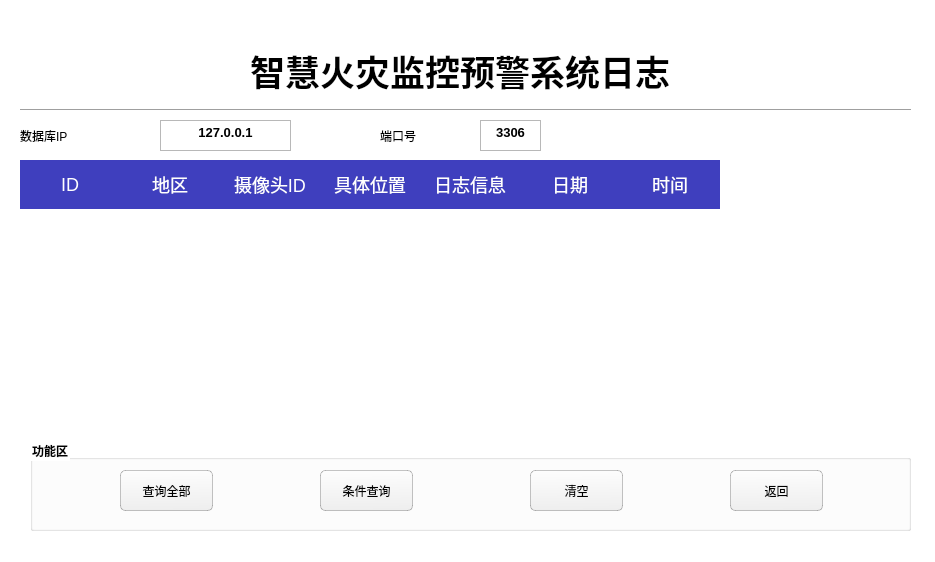
<?xml version="1.0" encoding="UTF-8"?>
<ui version="4.0">
 <class>Form4</class>
 <widget class="QWidget" name="Form4">
  <property name="geometry">
   <rect>
    <x>0</x>
    <y>0</y>
    <width>935</width>
    <height>562</height>
   </rect>
  </property>
  <property name="windowTitle">
   <string>Form</string>
  </property>
  <property name="styleSheet">
   <string notr="true">#Form4{
	background-color: rgb(255, 255, 255);
}</string>
  </property>
  <widget class="QLabel" name="label">
   <property name="geometry">
    <rect>
     <x>250</x>
     <y>50</y>
     <width>451</width>
     <height>41</height>
    </rect>
   </property>
   <property name="styleSheet">
    <string notr="true">#label{
    text-align:right;

	font: 36pt &quot;华文楷体&quot;;
    font-size:35px;
    font-weight:bold;
	color: black;
    }</string>
   </property>
   <property name="text">
    <string>智慧火灾监控预警系统日志</string>
   </property>
  </widget>
  <widget class="Line" name="line">
   <property name="geometry">
    <rect>
     <x>20</x>
     <y>100</y>
     <width>891</width>
     <height>21</height>
    </rect>
   </property>
   <property name="orientation">
    <enum>Qt::Horizontal</enum>
   </property>
  </widget>
  <widget class="QGroupBox" name="groupBox">
   <property name="geometry">
    <rect>
     <x>30</x>
     <y>440</y>
     <width>881</width>
     <height>91</height>
    </rect>
   </property>
   <property name="styleSheet">
    <string notr="true">#groupBox{
    text-align:right;
    
	font: 15pt &quot;华文楷体&quot;;
    
    font-weight:bold;
	color: black;
    }</string>
   </property>
   <property name="title">
    <string>功能区</string>
   </property>
   <widget class="QPushButton" name="sel_all">
    <property name="geometry">
     <rect>
      <x>90</x>
      <y>30</y>
      <width>93</width>
      <height>41</height>
     </rect>
    </property>
    <property name="styleSheet">
     <string notr="true">QPushButton{
	/*灰色背景*/
	background:rgba(220,221,221,1);
	/*渐变白灰背景*/
	background-color: qlineargradient(spread:pad, x1:0, y1:0, x2:0.03, y2:1, stop:0 rgba(253, 253, 253, 255), stop:1 rgba(238, 238, 238, 255));
	border:1px solid rgba(0, 0, 0, 0.23);
	border-radius:5px;
color: black;
font-family:'Microsoft YaHei';
}
/*悬停*/  
QPushButton:hover
{
    background-color:rgb(234,244,252);
	border:1px solid rgb(44,169,225);
}
/*按下*/  
QPushButton:pressed
{
	border:1px solid rgb(44,169,225);
    background-color:rgb(235,246,247);
    /*左内边距为2像素，让按下时字向右移动2像素*/  
    padding-left:2px;
    /*上内边距为2像素，让按下时字向下移动2像素*/  
    padding-top:2px;
}
</string>
    </property>
    <property name="text">
     <string>查询全部</string>
    </property>
   </widget>
   <widget class="QPushButton" name="return_bt">
    <property name="geometry">
     <rect>
      <x>700</x>
      <y>30</y>
      <width>93</width>
      <height>41</height>
     </rect>
    </property>
    <property name="styleSheet">
     <string notr="true">QPushButton{
	/*灰色背景*/
	background:rgba(220,221,221,1);
	/*渐变白灰背景*/
	background-color: qlineargradient(spread:pad, x1:0, y1:0, x2:0.03, y2:1, stop:0 rgba(253, 253, 253, 255), stop:1 rgba(238, 238, 238, 255));
	border:1px solid rgba(0, 0, 0, 0.23);
	border-radius:5px;
color: black;
font-family:'Microsoft YaHei';
}
/*悬停*/  
QPushButton:hover
{
    background-color:rgb(234,244,252);
	border:1px solid rgb(44,169,225);
}
/*按下*/  
QPushButton:pressed
{
	border:1px solid rgb(44,169,225);
    background-color:rgb(235,246,247);
    /*左内边距为2像素，让按下时字向右移动2像素*/  
    padding-left:2px;
    /*上内边距为2像素，让按下时字向下移动2像素*/  
    padding-top:2px;

}
</string>
    </property>
    <property name="text">
     <string>返回</string>
    </property>
   </widget>
   <widget class="QPushButton" name="clear_bt">
    <property name="geometry">
     <rect>
      <x>500</x>
      <y>30</y>
      <width>93</width>
      <height>41</height>
     </rect>
    </property>
    <property name="styleSheet">
     <string notr="true">QPushButton{
	/*灰色背景*/
	background:rgba(220,221,221,1);
	/*渐变白灰背景*/
	background-color: qlineargradient(spread:pad, x1:0, y1:0, x2:0.03, y2:1, stop:0 rgba(253, 253, 253, 255), stop:1 rgba(238, 238, 238, 255));
	border:1px solid rgba(0, 0, 0, 0.23);
	border-radius:5px;
color: black;
font-family:'Microsoft YaHei';
}
/*悬停*/  
QPushButton:hover
{
    background-color:rgb(234,244,252);
	border:1px solid rgb(44,169,225);
}
/*按下*/  
QPushButton:pressed
{
	border:1px solid rgb(44,169,225);
    background-color:rgb(235,246,247);
    /*左内边距为2像素，让按下时字向右移动2像素*/  
    padding-left:2px;
    /*上内边距为2像素，让按下时字向下移动2像素*/  
    padding-top:2px;
}
</string>
    </property>
    <property name="text">
     <string>清空</string>
    </property>
   </widget>
   <widget class="QPushButton" name="condit">
    <property name="geometry">
     <rect>
      <x>290</x>
      <y>30</y>
      <width>93</width>
      <height>41</height>
     </rect>
    </property>
    <property name="styleSheet">
     <string notr="true">QPushButton{
	/*灰色背景*/
	background:rgba(220,221,221,1);
	/*渐变白灰背景*/
	background-color: qlineargradient(spread:pad, x1:0, y1:0, x2:0.03, y2:1, stop:0 rgba(253, 253, 253, 255), stop:1 rgba(238, 238, 238, 255));
	border:1px solid rgba(0, 0, 0, 0.23);
	border-radius:5px;
color: black;
font-family:'Microsoft YaHei';
}
/*悬停*/  
QPushButton:hover
{
    background-color:rgb(234,244,252);
	border:1px solid rgb(44,169,225);
}
/*按下*/  
QPushButton:pressed
{
	border:1px solid rgb(44,169,225);
    background-color:rgb(235,246,247);
    /*左内边距为2像素，让按下时字向右移动2像素*/  
    padding-left:2px;
    /*上内边距为2像素，让按下时字向下移动2像素*/  
    padding-top:2px;
}
</string>
    </property>
    <property name="text">
     <string>条件查询</string>
    </property>
   </widget>
  </widget>
  <widget class="QTableWidget" name="tableWidget">
   <property name="geometry">
    <rect>
     <x>20</x>
     <y>160</y>
     <width>901</width>
     <height>271</height>
    </rect>
   </property>
   <property name="styleSheet">
    <string notr="true">/*表格的一种美化方式*/
QHeaderView
{
    background:transparent;
}

QHeaderView::section
{
    font-size:18px;
    font-family:&quot;Microsoft YaHei&quot;;
    color:#FFFFFF;
    background:rgb(63, 63, 190);
    border:none;
    text-align:left;
    min-height:49px;
    max-height:49px;
    margin-left:0px;
    padding-left:0px;
}

QTableWidget
{
    background:#FFFFFF;
    border:none;

    font-size:20px;
    font-family:&quot;Microsoft YaHei&quot;;
    color:#666666;
}
QTableWidget::item
{
    border-bottom:1px solid #EEF1F7 ;
}

QTableWidget::item::selected
{
    color:black;
    background:#EFF4FF;
}


QScrollBar::handle:vertical
{
    background: rgba(255,255,255,20%);
    border: 0px solid grey;
    border-radius:3px;
    width: 8px;
}

QScrollBar::add-page:vertical, QScrollBar::sub-page:vertical
{
    background:rgba(255,255,255,10%);
}


QScollBar::add-line:vertical, QScrollBar::sub-line:vertical
{
    background:transparent;
}
</string>
   </property>
   <column>
    <property name="text">
     <string>ID</string>
    </property>
   </column>
   <column>
    <property name="text">
     <string>地区</string>
    </property>
   </column>
   <column>
    <property name="text">
     <string>摄像头ID</string>
    </property>
   </column>
   <column>
    <property name="text">
     <string>具体位置</string>
    </property>
   </column>
   <column>
    <property name="text">
     <string>日志信息</string>
    </property>
   </column>
   <column>
    <property name="text">
     <string>日期</string>
    </property>
   </column>
   <column>
    <property name="text">
     <string>时间</string>
    </property>
   </column>
  </widget>
  <widget class="QLabel" name="label_2">
   <property name="geometry">
    <rect>
     <x>20</x>
     <y>120</y>
     <width>121</width>
     <height>31</height>
    </rect>
   </property>
   <property name="styleSheet">
    <string notr="true">#label_2{
	
	font: 16pt &quot;楷体&quot;;
}</string>
   </property>
   <property name="text">
    <string>数据库IP</string>
   </property>
  </widget>
  <widget class="QTextBrowser" name="textBrowser">
   <property name="geometry">
    <rect>
     <x>160</x>
     <y>120</y>
     <width>131</width>
     <height>31</height>
    </rect>
   </property>
   <property name="styleSheet">
    <string notr="true">#textBrowser{	
	font: 11pt &quot;Eras Demi ITC&quot;;

}</string>
   </property>
   <property name="html">
    <string>&lt;!DOCTYPE HTML PUBLIC &quot;-//W3C//DTD HTML 4.0//EN&quot; &quot;http://www.w3.org/TR/REC-html40/strict.dtd&quot;&gt;
&lt;html&gt;&lt;head&gt;&lt;meta name=&quot;qrichtext&quot; content=&quot;1&quot; /&gt;&lt;style type=&quot;text/css&quot;&gt;
p, li { white-space: pre-wrap; }
&lt;/style&gt;&lt;/head&gt;&lt;body style=&quot; font-family:'Eras Demi ITC'; font-size:11pt; font-weight:400; font-style:normal;&quot;&gt;
&lt;p align=&quot;center&quot; style=&quot; margin-top:0px; margin-bottom:0px; margin-left:0px; margin-right:0px; -qt-block-indent:0; text-indent:0px;&quot;&gt;&lt;span style=&quot; font-family:'SimSun'; font-size:10pt; font-weight:600;&quot;&gt;127.0.0.1&lt;/span&gt;&lt;/p&gt;&lt;/body&gt;&lt;/html&gt;</string>
   </property>
  </widget>
  <widget class="QLabel" name="label_3">
   <property name="geometry">
    <rect>
     <x>380</x>
     <y>120</y>
     <width>91</width>
     <height>31</height>
    </rect>
   </property>
   <property name="styleSheet">
    <string notr="true">#label_3{
	
	font: 16pt &quot;楷体&quot;;
}</string>
   </property>
   <property name="text">
    <string>端口号</string>
   </property>
  </widget>
  <widget class="QTextBrowser" name="textBrowser_2">
   <property name="geometry">
    <rect>
     <x>480</x>
     <y>120</y>
     <width>61</width>
     <height>31</height>
    </rect>
   </property>
   <property name="styleSheet">
    <string notr="true">#textBrowser{	
	font: 11pt &quot;Eras Demi ITC&quot;;

}</string>
   </property>
   <property name="html">
    <string>&lt;!DOCTYPE HTML PUBLIC &quot;-//W3C//DTD HTML 4.0//EN&quot; &quot;http://www.w3.org/TR/REC-html40/strict.dtd&quot;&gt;
&lt;html&gt;&lt;head&gt;&lt;meta name=&quot;qrichtext&quot; content=&quot;1&quot; /&gt;&lt;style type=&quot;text/css&quot;&gt;
p, li { white-space: pre-wrap; }
&lt;/style&gt;&lt;/head&gt;&lt;body style=&quot; font-family:'SimSun'; font-size:9pt; font-weight:400; font-style:normal;&quot;&gt;
&lt;p align=&quot;center&quot; style=&quot; margin-top:0px; margin-bottom:0px; margin-left:0px; margin-right:0px; -qt-block-indent:0; text-indent:0px;&quot;&gt;&lt;span style=&quot; font-size:10pt; font-weight:600;&quot;&gt;3306&lt;/span&gt;&lt;/p&gt;&lt;/body&gt;&lt;/html&gt;</string>
   </property>
  </widget>
 </widget>
 <resources/>
 <connections/>
</ui>
